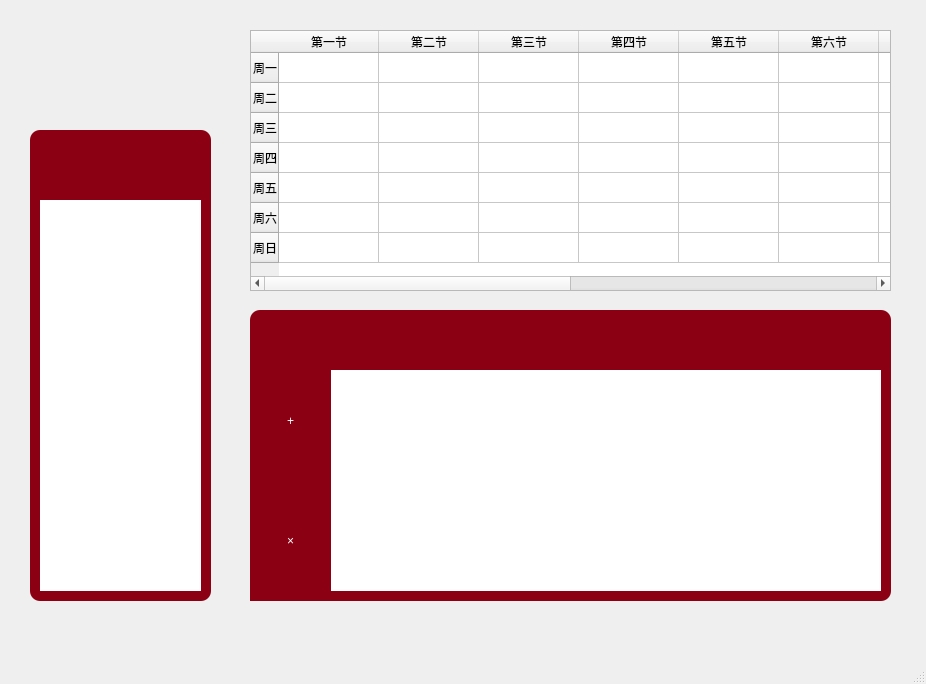
<?xml version="1.0" encoding="UTF-8"?>
<ui version="4.0">
 <class>myclass</class>
 <widget class="QMainWindow" name="myclass">
  <property name="geometry">
   <rect>
    <x>0</x>
    <y>0</y>
    <width>926</width>
    <height>684</height>
   </rect>
  </property>
  <property name="windowTitle">
   <string>课程</string>
  </property>
  <property name="styleSheet">
   <string notr="true">
alternate-background-color:  rgb(139, 0, 18);</string>
  </property>
  <widget class="QWidget" name="centralwidget">
   <widget class="QTableWidget" name="classtableWidget">
    <property name="geometry">
     <rect>
      <x>250</x>
      <y>30</y>
      <width>641</width>
      <height>261</height>
     </rect>
    </property>
    <property name="styleSheet">
     <string notr="true"> QTableWidget {font-size: 16pt;
border-radius: 10px;}
QHeaderView::section {
background-color: rgb(139,0,18);
      color: white;          
	font: 16pt ;
      padding: 4px;        
     border: 1px solid rgb(139,0,18);
      min-height: 25px;        
    }
QTableWidget QTableCornerButton::section{
    background: rgb(139,0,18);
}
border-radius: 10px;
</string>
    </property>
    <row>
     <property name="text">
      <string>周一</string>
     </property>
    </row>
    <row>
     <property name="text">
      <string>周二</string>
     </property>
    </row>
    <row>
     <property name="text">
      <string>周三</string>
     </property>
    </row>
    <row>
     <property name="text">
      <string>周四</string>
     </property>
    </row>
    <row>
     <property name="text">
      <string>周五</string>
     </property>
    </row>
    <row>
     <property name="text">
      <string>周六</string>
     </property>
    </row>
    <row>
     <property name="text">
      <string>周日</string>
     </property>
    </row>
    <column>
     <property name="text">
      <string>第一节</string>
     </property>
    </column>
    <column>
     <property name="text">
      <string>第二节</string>
     </property>
    </column>
    <column>
     <property name="text">
      <string>第三节</string>
     </property>
    </column>
    <column>
     <property name="text">
      <string>第四节</string>
     </property>
    </column>
    <column>
     <property name="text">
      <string>第五节</string>
     </property>
    </column>
    <column>
     <property name="text">
      <string>第六节</string>
     </property>
    </column>
    <column>
     <property name="text">
      <string>第七节</string>
     </property>
    </column>
    <column>
     <property name="text">
      <string>第八节</string>
     </property>
    </column>
    <column>
     <property name="text">
      <string>第九节</string>
     </property>
    </column>
    <column>
     <property name="text">
      <string>第十节</string>
     </property>
    </column>
    <column>
     <property name="text">
      <string>第十一节</string>
     </property>
    </column>
    <column>
     <property name="text">
      <string>第十二节</string>
     </property>
    </column>
   </widget>
   <widget class="QListWidget" name="finallistWidget">
    <property name="geometry">
     <rect>
      <x>330</x>
      <y>370</y>
      <width>551</width>
      <height>221</height>
     </rect>
    </property>
    <property name="styleSheet">
     <string notr="true">border-radius: 0px;
 font-size: 24pt;</string>
    </property>
   </widget>
   <widget class="QPushButton" name="addpushButton">
    <property name="geometry">
     <rect>
      <x>250</x>
      <y>360</y>
      <width>81</width>
      <height>121</height>
     </rect>
    </property>
    <property name="styleSheet">
     <string notr="true">QPushButton{
	color:rgb(17,17,17);
	
	
	font: 30pt &quot;Heiti SC&quot;;
	
	border-width: 1px;
	border-radius: 0px;
	border-color: rgb(139 ,0, 18); 
	background-color: rgb(139, 0, 18);
	
	font: 700 48pt &quot;Arial&quot;;
color:white
}
QPushButton:hover { 
background-color: rgb(167, 42, 43);}
QPushButton:hovered { 
background-color: rgb(116, 255, 63);}

</string>
    </property>
    <property name="text">
     <string>+</string>
    </property>
   </widget>
   <widget class="QPushButton" name="deletepushButton">
    <property name="geometry">
     <rect>
      <x>250</x>
      <y>480</y>
      <width>81</width>
      <height>121</height>
     </rect>
    </property>
    <property name="styleSheet">
     <string notr="true">QPushButton{
	color:rgb(17,17,17);
	
	
	font: 48pt &quot;Heiti SC&quot;;
	
	border-width: 1px;
	border-radius: 0px;
	border-color: rgb(139 ,0, 18); 
	background-color: rgb(139, 0, 18);
	
	font: 700 48pt &quot;Arial&quot;;
color:white
}
QPushButton:hover { 
background-color: rgb(167, 42, 43);}
QPushButton:hovered { 
background-color: rgb(116, 255, 63);}

</string>
    </property>
    <property name="text">
     <string>×</string>
    </property>
   </widget>
   <widget class="QListWidget" name="classlistWidget">
    <property name="geometry">
     <rect>
      <x>40</x>
      <y>200</y>
      <width>161</width>
      <height>391</height>
     </rect>
    </property>
    <property name="styleSheet">
     <string notr="true"> font-size: 20pt;
border-radius: 18px;</string>
    </property>
   </widget>
   <widget class="QLabel" name="label">
    <property name="geometry">
     <rect>
      <x>40</x>
      <y>20</y>
      <width>161</width>
      <height>71</height>
     </rect>
    </property>
    <property name="styleSheet">
     <string notr="true">border-image: url(:/icon/school.png);</string>
    </property>
    <property name="text">
     <string/>
    </property>
   </widget>
   <widget class="QWidget" name="widget" native="true">
    <property name="geometry">
     <rect>
      <x>30</x>
      <y>130</y>
      <width>181</width>
      <height>471</height>
     </rect>
    </property>
    <property name="styleSheet">
     <string notr="true">background-color: rgb(139, 0, 18);
border-radius: 10px;
</string>
    </property>
    <widget class="QLabel" name="label_2">
     <property name="geometry">
      <rect>
       <x>-10</x>
       <y>10</y>
       <width>201</width>
       <height>61</height>
      </rect>
     </property>
     <property name="styleSheet">
      <string notr="true">border-image: url(:/icon/addclass.png);</string>
     </property>
     <property name="text">
      <string/>
     </property>
    </widget>
   </widget>
   <widget class="QWidget" name="widget_2" native="true">
    <property name="geometry">
     <rect>
      <x>250</x>
      <y>310</y>
      <width>641</width>
      <height>291</height>
     </rect>
    </property>
    <property name="styleSheet">
     <string notr="true">background-color: rgb(139, 0, 18);
border-radius: 10px;
</string>
    </property>
    <widget class="QLabel" name="label_3">
     <property name="geometry">
      <rect>
       <x>200</x>
       <y>0</y>
       <width>231</width>
       <height>71</height>
      </rect>
     </property>
     <property name="styleSheet">
      <string notr="true">border-image: url(:/icon/ffinal.png);</string>
     </property>
     <property name="text">
      <string/>
     </property>
    </widget>
   </widget>
   <zorder>widget_2</zorder>
   <zorder>widget</zorder>
   <zorder>classtableWidget</zorder>
   <zorder>finallistWidget</zorder>
   <zorder>addpushButton</zorder>
   <zorder>deletepushButton</zorder>
   <zorder>classlistWidget</zorder>
   <zorder>label</zorder>
  </widget>
  <widget class="QStatusBar" name="statusbar"/>
 </widget>
 <resources/>
 <connections/>
</ui>
